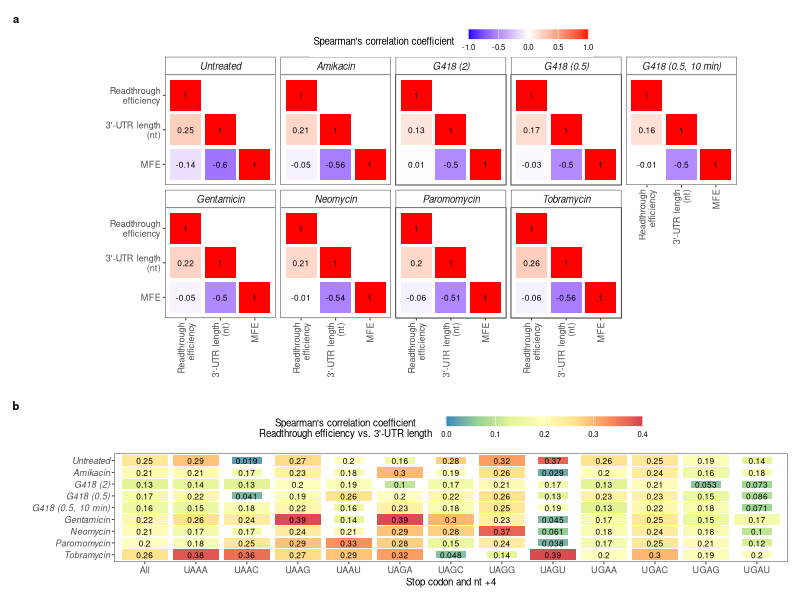

This chart was generated by the following R code:
# ----------------------------------------
# Figure S5
# ----------------------------------------

library(dplyr)
library(data.table)
library(ggplot2)
library(rstatix)

dfu <- read.table("../Data/readthrough_3utr_length_effect.txt", header = TRUE)

## Readthrough efficiency vs. 3'-UTR length vs. MFE
dfu2 <- dfu[, c("Sample", "log_rte", "l_utr3", "MFE")]
colnames(dfu2) <- c("Sample", "Readthrough\nefficiency", "3'-UTR length\n(nt)", "MFE")
dfu2 <- split(dfu2, dfu2$Sample)
cormat <- lapply(dfu2, function(x) {
  cc <- cor(x[, 2:4], method = "spearman", use = "pairwise.complete.obs")
  return(cc)
})

  ### from http://www.sthda.com/english/wiki/ggplot2-quick-correlation-matrix-heatmap-r-software-and-data-visualization
get_upper_tri <- function(cormat){
  cormat[lower.tri(cormat)]<- NA
  return(cormat)
}

cor_df <- bind_rows(lapply(cormat, function(x) reshape2::melt(get_upper_tri(x))), .id = "Sample")
cor_df <- cor_df[!is.na(cor_df$value), ]
cor_df$Sample <- recode_factor(cor_df$Sample, Untr = "Untreated", Amik = "Amikacin", 
                               G418_2000 = "G418 (2)", G418_500 = "G418 (0.5)", G418_500_10min = "G418 (0.5, 10 min)",  
                               Genta = "Gentamicin", Neo = "Neomycin", Parom = "Paromomycin", Tobra = "Tobramycin")
p_mfe <- ggplot(cor_df) +
  geom_tile(aes(x = Var1, y = Var2, fill = value, height = 0.9, width = 0.9), color = NA) +
  facet_wrap(~Sample, nrow = 2) +
  scale_fill_gradient2(name = "Spearman's correlation coefficient   ", low = "blue", mid = "white", high = "red", midpoint = 0, na.value = NA, limits = c(-1, 1)) +
  xlab("") + ylab("") +
  geom_text(aes(x = Var1, y = Var2, label = round(value, 2)), color = "black", size = 6/.pt) +
  scale_y_discrete(limits = rev(levels(cor_df$Var2))) +
  theme_bw(base_size = 7) + 
  theme(panel.grid = element_blank(), strip.background = element_rect(fill = "white"), strip.text = element_text(face = "italic", size = 7), 
        legend.position = "top", legend.key.height = unit(0.25, "cm"), legend.box.spacing = unit(0, "cm"),
        axis.text.x = element_text(angle = 90, hjust = 1, vjust = 0.5, size = 6.5), axis.text.y = element_text(size = 6.5), 
        aspect.ratio = 1)

## Readthrough efficiency vs. 3'-UTR length, grouped by stop codon and nt +4 identities
cor_all <-  dfu %>% group_by(Sample) %>% cor_test(log_rte, l_utr3, method = "spearman")
cor_stop4 <- dfu %>% group_by(Sample, stop_ntp04) %>% cor_test(log_rte, l_utr3, method = "spearman")

cor_all$stop_ntp04 <- "All"
cor_combine <- rbind(cor_all, cor_stop4)
cor_combine$p_hw <- ifelse(test = cor_combine$p < 0.05, yes = 0.9, no = 0.6)
cor_combine$stop_ntp04 <- gsub("T", "U", cor_combine$stop_ntp04)
cor_combine$Sample <- recode_factor(cor_combine$Sample, Untr = "Untreated", Amik = "Amikacin", 
                                    G418_2000 = "G418 (2)", G418_500 = "G418 (0.5)", G418_500_10min = "G418 (0.5, 10 min)",  
                                    Genta = "Gentamicin", Neo = "Neomycin", Parom = "Paromomycin", Tobra = "Tobramycin")

p_stop4 <- ggplot(cor_combine, aes(x = stop_ntp04, y = Sample, fill = cor, height = p_hw, width = p_hw)) + 
  geom_tile() + geom_text(aes(label = cor), size = 6/.pt) + 
  scale_fill_distiller(name = "Spearman's correlation coefficient   \nReadthrough efficiency vs. 3'-UTR length   ", 
                       palette = "Spectral", direction = -1, limits = c(0, 0.4)) + 
  scale_y_discrete(limits = rev(levels(cor_combine$Sample))) +
  xlab("Stop codon and nt +4") + ylab("") +
  theme_bw(base_size = 7) + 
  theme(panel.grid = element_blank(), legend.position = "top", legend.title.align = 0.5, 
        axis.text.y = element_text(face = "italic", size = 6.5), axis.text.x = element_text(size = 6.5), axis.title.y = element_blank()) +
  guides(fill = guide_colourbar(order = 1, barwidth = unit(5, "cm"), barheight = unit(0.25, "cm"), title.position = "left"))

# Combine panels
library(patchwork)
p <- (p_mfe / p_stop4) + 
  plot_layout(heights = c(4.5, 2)) +
  plot_annotation(tag_levels = 'a') &
  theme(plot.tag = element_text(size = 8, face = "bold"), plot.tag.position = "topleft")

# Export plot
library(Cairo)
CairoFonts(
  regular = "Arial:style=Regular",
  bold = "Arial:style=Black",
  italic = "Arial:style=Italic",
  bolditalic = "Arial:style=Black Italic",
  symbol = "Symbol"
)
cairo_pdf(filename = "../Plots/FigureS5.pdf", family = "Arial", width = 7, height = 6.5) 
p
dev.off()
